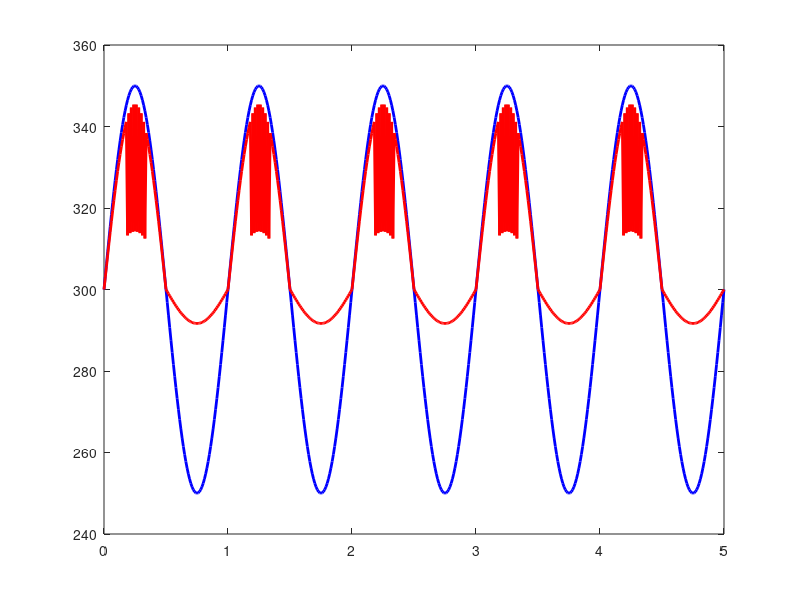

Write the MATLAB code that produced this figure. (Note: this script raises an error after producing the figure.)
%% Temperature Clipping Circuit with a Thermal Zener Diode
%  Using Previous Step's Temperature Difference

% Simulation parameters
T0 = 300; % Base temperature (K)
T_breakdown = 40; % Reverse temperature difference for breakdown (K)
R_source = 1; % Source thermal resistance (K/W)
R_forward = 0.2; % Thermal resistance in forward bias (K/W)
R_reverse = 10; % Thermal resistance in reverse bias before breakdown (K/W)
R_breakdown = 0.4; % Thermal resistance in reverse bias after breakdown (K/W)
dt = 0.01; % Time step (s)
total_time = 5; % Total simulation time (s)

% Parameters for input sinusoidal temperature wave
TR_amplitude = 50; % Amplitude of sinusoidal temperature wave (K)
TR_frequency = 1; % Frequency of sinusoidal temperature wave (Hz)

% Time and input temperature wave
time = 0:dt:total_time;
TR = T0 + TR_amplitude * sin(2 * pi * TR_frequency * time); % Input sinusoidal temperature wave

% Initialize output temperature and previous temperature difference
T_out = zeros(size(time)); % Output temperature
delta_T_diode_prev = 0; % Initial temperature difference across the diode (at time step 0)

% Simulation loop
for i = 1:length(time)
    % Step 1: Calculate temperature difference across the diode from previous step
    delta_T_source = TR(i) - T0;
    
    % Step 2: Determine diode's state based on previous temperature difference
    if delta_T_diode_prev >= T_breakdown
        % Reverse breakdown
        R_diode = R_breakdown;
    elseif delta_T_source < 0
        % Forward heat flow
        R_diode = R_forward;
    else
        % Reverse blocking
        R_diode = R_reverse;
    end

    % Step 3: Calculate temperature difference across the diode with current resistance
    delta_T_diode = delta_T_source * R_diode / (R_source + R_diode);

    % Step 4: Calculate output temperature
    T_out(i) = T0 + delta_T_diode;

    % Step 5: Store the current temperature difference for the next time step
    delta_T_diode_prev = delta_T_diode;
end

% Plot results
figure;
plot(time, TR, 'b-', 'LineWidth', 2); % Input temperature wave
hold on;
plot(time, T_out, 'r-', 'LineWidth', 2); % Output temperature
yline(T0 + T_breakdown, 'k--', 'LineWidth', 1.5); % Temperature difference for breakdown
hold off;
grid on;
xlabel('Time (s)');
ylabel('Temperature (K)');
legend('Input Temperature Wave', 'Output Temperature', 'T breakdown');
title('Temperature Clipping Circuit with a Thermal Zener Diode');
